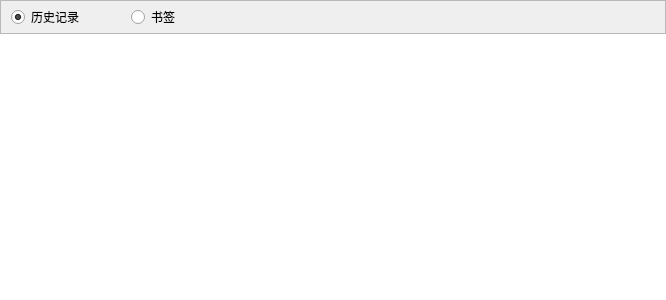
<?xml version="1.0" encoding="UTF-8"?>
<ui version="4.0">
 <class>BrowserInfoDlg</class>
 <widget class="QFrame" name="BrowserInfoDlg">
  <property name="geometry">
   <rect>
    <x>0</x>
    <y>0</y>
    <width>666</width>
    <height>300</height>
   </rect>
  </property>
  <property name="windowTitle">
   <string>BrowserInfoDlg</string>
  </property>
  <layout class="QVBoxLayout" name="verticalLayout">
   <property name="spacing">
    <number>0</number>
   </property>
   <property name="margin">
    <number>0</number>
   </property>
   <item>
    <widget class="QFrame" name="frame">
     <property name="minimumSize">
      <size>
       <width>0</width>
       <height>34</height>
      </size>
     </property>
     <property name="maximumSize">
      <size>
       <width>16777215</width>
       <height>34</height>
      </size>
     </property>
     <property name="frameShape">
      <enum>QFrame::StyledPanel</enum>
     </property>
     <property name="frameShadow">
      <enum>QFrame::Raised</enum>
     </property>
     <layout class="QHBoxLayout" name="horizontalLayout">
      <property name="spacing">
       <number>0</number>
      </property>
      <property name="leftMargin">
       <number>10</number>
      </property>
      <property name="topMargin">
       <number>0</number>
      </property>
      <property name="rightMargin">
       <number>0</number>
      </property>
      <property name="bottomMargin">
       <number>0</number>
      </property>
      <item>
       <widget class="QRadioButton" name="btnHistory">
        <property name="minimumSize">
         <size>
          <width>120</width>
          <height>0</height>
         </size>
        </property>
        <property name="text">
         <string>历史记录</string>
        </property>
        <property name="checked">
         <bool>true</bool>
        </property>
       </widget>
      </item>
      <item>
       <widget class="QRadioButton" name="btnBookmark">
        <property name="minimumSize">
         <size>
          <width>120</width>
          <height>0</height>
         </size>
        </property>
        <property name="text">
         <string>书签</string>
        </property>
       </widget>
      </item>
      <item>
       <spacer name="horizontalSpacer">
        <property name="orientation">
         <enum>Qt::Horizontal</enum>
        </property>
        <property name="sizeHint" stdset="0">
         <size>
          <width>411</width>
          <height>20</height>
         </size>
        </property>
       </spacer>
      </item>
     </layout>
    </widget>
   </item>
   <item>
    <widget class="QListView" name="lstBrowserData">
     <property name="focusPolicy">
      <enum>Qt::NoFocus</enum>
     </property>
     <property name="frameShape">
      <enum>QFrame::NoFrame</enum>
     </property>
     <property name="editTriggers">
      <set>QAbstractItemView::NoEditTriggers</set>
     </property>
    </widget>
   </item>
  </layout>
 </widget>
 <layoutdefault spacing="6" margin="11"/>
 <resources/>
 <connections/>
</ui>
